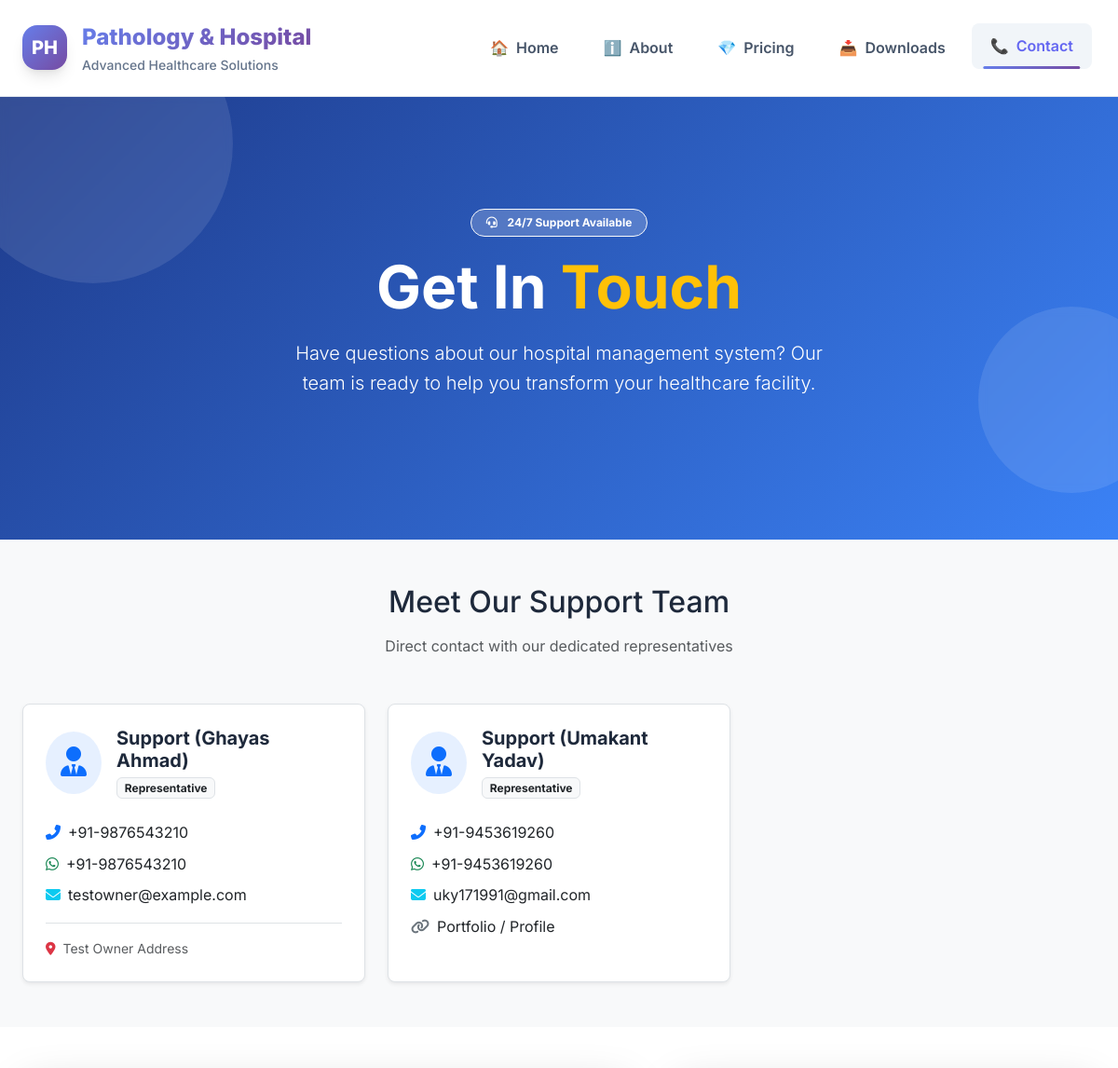
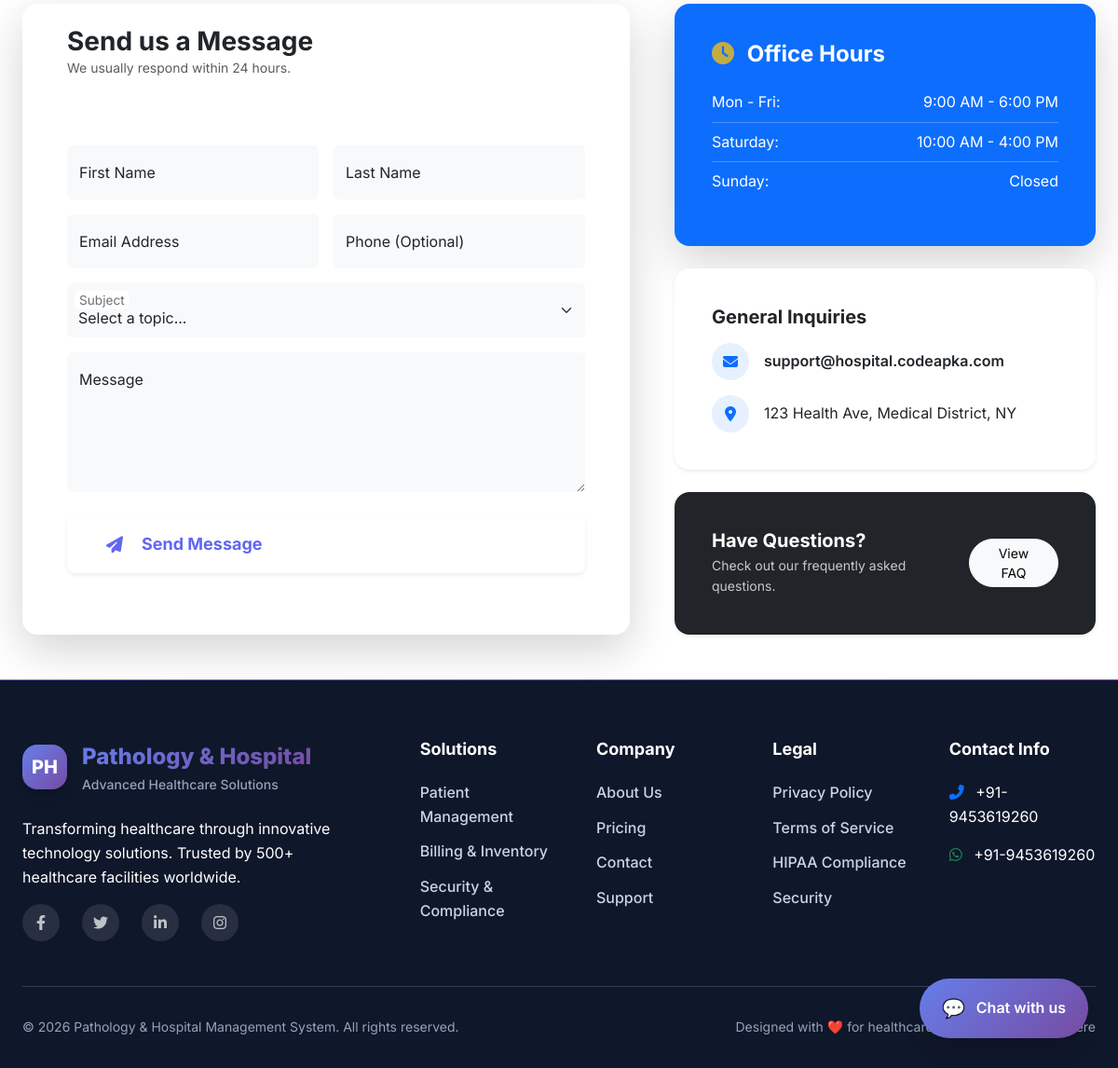
The page /contact.php on the database its author committed (2 pictures, top to bottom).
### tables this page shows
CREATE TABLE `owners` (
  `id` int(11) NOT NULL,
  `server_id` int(11) DEFAULT NULL,
  `name` varchar(255) NOT NULL,
  `phone` varchar(50) DEFAULT NULL,
  `whatsapp` varchar(50) DEFAULT NULL,
  `email` varchar(255) DEFAULT NULL,
  `address` text DEFAULT NULL,
  `link` text NOT NULL,
  `added_by` int(11) NOT NULL,
  `created_at` datetime DEFAULT NULL,
  `updated_at` datetime DEFAULT NULL
);

### umakant/public_owners.php (the view, shortened to what this page needs)
<?php
require_once __DIR__ . '/inc/connection.php';
function publicOwnerColumnExists(PDO $pdo, string $column): bool {
    static $cache = [];
    try {
        $stmt = $pdo->prepare("SELECT COUNT(*) FROM INFORMATION_SCHEMA.COLUMNS WHERE TABLE_SCHEMA = DATABASE() AND TABLE_NAME = 'owners' AND COLUMN_NAME = ?");
        $stmt->execute([$column]);
        $cache[$column] = $stmt->fetchColumn() > 0;
    } catch (Throwable $e) {
        $cache[$column] = false;
    }
    return $cache[$column];
}
try {
    $hasLink = publicOwnerColumnExists($pdo, 'link');
    $fields = ['id', 'name', 'phone', 'whatsapp', 'email', 'address'];
    if ($hasLink) $fields[] = 'link';
    $stmt = $pdo->query("SELECT " . implode(',', $fields) . " FROM owners ORDER BY id DESC");
    $owners = $stmt->fetchAll(PDO::FETCH_ASSOC);
    echo '<div class="row g-4">';
    foreach ($owners as $owner) {
        $name = htmlspecialchars($owner['name'] ?? 'Support Agent');
        $phone = htmlspecialchars($owner['phone'] ?? '');
        $wa = htmlspecialchars($owner['whatsapp'] ?? '');
        $email = htmlspecialchars($owner['email'] ?? '');
        $address = htmlspecialchars($owner['address'] ?? '');
        $link = $hasLink ? htmlspecialchars($owner['link'] ?? '') : '';
        $iconClass = 'fa-user-tie';
        echo '<div class="col-lg-4 col-md-6" data-aos="fade-up">';
        echo '  <div class="contact-card h-100 p-4 border rounded-3 shadow-sm hover-lift bg-white">';
        echo '    <div class="d-flex align-items-center mb-4">';
        echo '      <div class="contact-icon-circle bg-primary bg-opacity-10 text-primary rounded-circle p-3 me-3">';
        echo '        <i class="fas ' . $iconClass . ' fa-2x"></i>';
        echo '      </div>';
        echo '      <div>';
        echo '        <h5 class="fw-bold mb-1">' . $name . '</h5>';
        echo '        <span class="badge bg-light text-dark border">Representative</span>';
        echo '      </div>';
        echo '    </div>';
        echo '    <div class="contact-details space-y-3">';
        if ($phone) {
            echo '<p class="mb-2"><i class="fas fa-phone-alt text-primary me-2"></i>';
            echo '<a href="tel:' . $phone . '" class="text-decoration-none text-dark">' . $phone . '</a></p>';
        }
        if ($wa) {
            echo '<p class="mb-2"><i class="fab fa-whatsapp text-success me-2"></i>';
            echo '<a href="https://wa.me/' . preg_replace('/[^0-9]/', '', $wa) . '" class="text-decoration-none text-dark" target="_blank">' . $wa . '</a></p>';
        }
        if ($email) {
            echo '<p class="mb-2"><i class="fas fa-envelope text-info me-2"></i>';
            echo '<a href="mailto:' . $email . '" class="text-decoration-none text-dark">' . $email . '</a></p>';
        }
        if ($link) {
            echo '<p class="mb-2"><i class="fas fa-link text-secondary me-2"></i>';
            echo '<a href="' . $link . '" class="text-decoration-none text-dark" target="_blank">Portfolio / Profile</a></p>';
        }
        if ($address) {
            echo '<p class="mb-0 small text-muted border-top pt-3 mt-3">';
            echo '<i class="fas fa-map-marker-alt text-danger me-2"></i>' . $address;
            echo '</p>';
        }
        echo '    </div>';
        echo '  </div>';
        echo '</div>';
    }
    echo '</div>';
} catch (Throwable $e) {
    error_log("Public Owners Error: " . $e->getMessage());
}
?>

### inc/footer.php (shortened to what this page needs)
<?php
$footerPhone = '+1 (555) 123-4567';
$footerWhatsapp = '+1 (555) 123-4567';
try {
    $stmt = $pdo->query("SELECT phone, whatsapp, email FROM owners ORDER BY id ASC LIMIT 1");
    $owner = $stmt->fetch(PDO::FETCH_ASSOC);
    if ($owner) {
        if (!empty($owner['phone'])) {
            $footerPhone = $owner['phone'];
        }
        if (!empty($owner['whatsapp'])) {
            $footerWhatsapp = $owner['whatsapp'];
        }
    }
} catch (Exception $e) {
    error_log("Footer owner fetch error: " . $e->getMessage());
}
?>
<footer class="site-footer">
  <div class="container">
    <div class="footer-content">
      <div class="footer-main">
        <div class="footer-brand">
          <div class="footer-logo">
            <div class="logo">PH</div>
            <div class="brand-text">
              <div class="brand-name">Pathology & Hospital</div>
              <div class="brand-subtitle">Advanced Healthcare Solutions</div>
            </div>
          </div>
          <p>Transforming healthcare through innovative technology solutions.
            Trusted by 500+ healthcare facilities worldwide.
          </p>
          <div class="footer-social mt-3">
            <a href="#" class="social-link me-2" title="Facebook" aria-label="Follow us on Facebook">
              <i class="fab fa-facebook-f"></i>
            </a>
            <a href="#" class="social-link me-2" title="Twitter" aria-label="Follow us on Twitter">
              <i class="fab fa-twitter"></i>
            </a>
            <a href="#" class="social-link me-2" title="LinkedIn" aria-label="Connect on LinkedIn">
              <i class="fab fa-linkedin-in"></i>
            </a>
            <a href="#" class="social-link" title="Instagram" aria-label="Follow us on Instagram">
              <i class="fab fa-instagram"></i>
            </a>
          </div>
        </div>
        <div class="footer-links">
          <div class="footer-column">
            <h4>Solutions</h4>
            <ul>
              <li><a href="#features">Patient Management</a></li>
              <li><a href="#features">Billing & Inventory</a></li>
              <li><a href="#features">Security & Compliance</a></li>
            </ul>
          </div>
          <div class="footer-column">
            <h4>Company</h4>
            <ul>
              <li><a href="about.php">About Us</a></li>
              <li><a href="pricing.php">Pricing</a></li>
              <li><a href="contact.php">Contact</a></li>
              <li><a href="#" onclick="openChatWidget()">Support</a></li>
            </ul>
          </div>
          <div class="footer-column">
            <h4>Legal</h4>
            <ul>
              <li><a href="privacy.php">Privacy Policy</a></li>
              <li><a href="terms.php">Terms of Service</a></li>
              <li><a href="hipaa.php">HIPAA Compliance</a></li>
              <li><a href="security.php">Security</a></li>
            </ul>
          </div>
          <div class="footer-column">
            <h4>Contact Info</h4>
            <div class="footer-contact">
              <div class="contact-item mb-3">
                <i class="fas fa-phone-alt text-primary me-2"></i>
                <a href="tel:<?php echo preg_replace('/[^0-9+]/', '', $footerPhone); ?>" class="text-white text-decoration-none"><?php echo htmlspecialchars($footerPhone); ?></a>
              </div>
              <div class="contact-item">
                <i class="fab fa-whatsapp text-success me-2"></i>
                <a href="https://wa.me/<?php echo preg_replace('/[^0-9]/', '', $footerWhatsapp); ?>" target="_blank" class="text-white text-decoration-none"><?php echo htmlspecialchars($footerWhatsapp); ?></a>
              </div>
            </div>
          </div>
        </div>
      </div>
      <div class="footer-bottom">
        <div class="footer-bottom-left">
          <p>&copy; <?php echo date('Y'); ?> Pathology & Hospital Management System. All rights reserved.</p>
        </div>
        <div class="footer-bottom-right">
          <p>Designed with ❤️ for healthcare professionals everywhere</p>
        </div>
      </div>
    </div>
  </div>
</footer>
<div class="chat-widget" id="chatWidget">
  <div class="chat-toggle" onclick="toggleChat()">
    <span class="chat-icon">💬</span>
    <span class="chat-text">Chat with us</span>
  </div>
</div>

### inc/footer.php (style rules this page uses)
.footer-social .social-link { display: inline-flex; align-items: center; justify-content: center; width: 40px; height: 40px; border-radius: 50%; background: rgba(255, 255, 255, 0.1); color: rgba(255, 255, 255, 0.7); transition: all 0.3s ease; }
.footer-social .social-link i { font-size: 16px; }

### contact.php (style rules this page uses)
.contact-card { transition: transform 0.3s ease, box-shadow 0.3s ease; }

### rows shown on the page
owners: name "Support (Ghayas Ahmad)", phone "+91-9876543210", whatsapp "+91-9876543210", email "testowner@example.com", address "Test Owner Address"
owners: name "Support (Umakant Yadav)", phone "+91-9453619260", whatsapp "+91-9453619260", email "uky171991@gmail.com"
